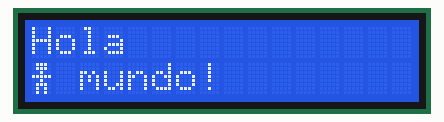
Recording of a sketch running on a simulated Arduino Uno, built with avr-gcc and run on an emulated ATmega328P. On the bench: 16×2 character LCD.

Above: at 0.1 s.
At 1.1 s:
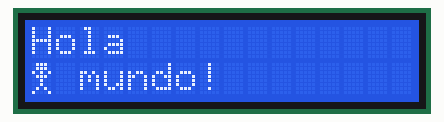

Measured:
- what the display in image 1 shows lasts 1.0 s, from 1.1 s to 2.1 s

The sketch:

Ejercicio_4.ino
```cpp
#include "LiquidCrystal_I2C.h"  // Biblioteca de terceros.

LiquidCrystal_I2C lcd(0x27, 16, 2);

byte HUMAN_CHAR [] =
{
  B01110,
  B01110,
  B00100,
  B11111,
  B00100,
  B01110,
  B01010,
  B01010
};

byte HUMAN_CHAR_2 [] =
{
  B01110,
  B01110,
  B10101,
  B01110,
  B00100,
  B00100,
  B01010,
  B10001
};

void setup()
{
  // Inicialización del LCD.
  lcd.init();
  lcd.backlight();
  lcd.clear();

  // Definimos caracteres especiales.
  lcd.createChar(0, HUMAN_CHAR);
  lcd.createChar(1, HUMAN_CHAR_2);

  // Printeamos el texto.
  lcd.setCursor(0, 0);
  lcd.print("Hola");
  lcd.setCursor(2, 1);
  lcd.print("mundo!");
}

// Cambiamos entre los dos caracteres especiales cada segundo.
void loop()
{
  lcd.setCursor(0, 1);
  lcd.write(0);
  delay(1000);

  lcd.setCursor(0, 1);
  lcd.write(1);
  delay(1000);
}
```
